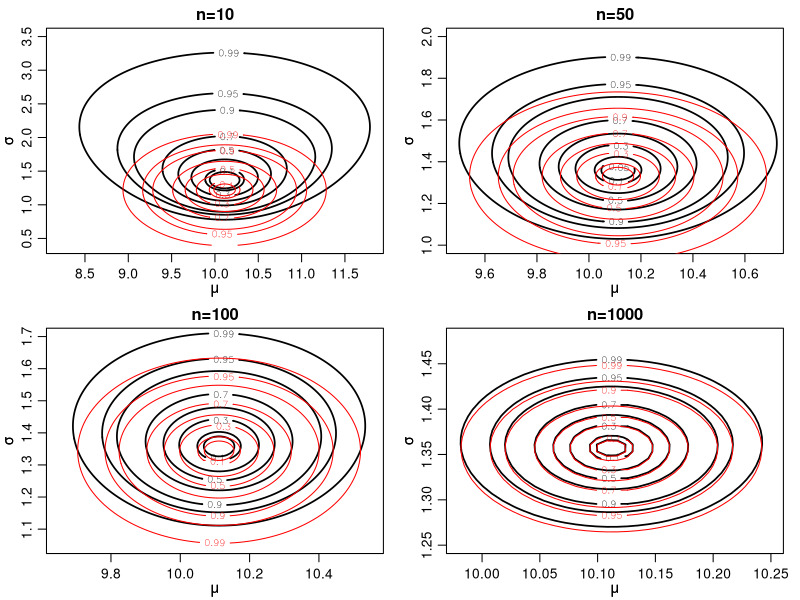
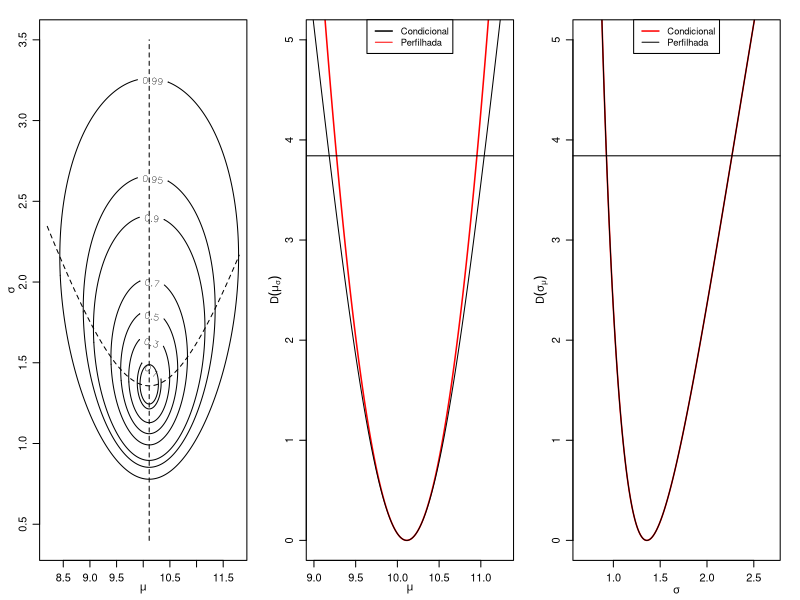
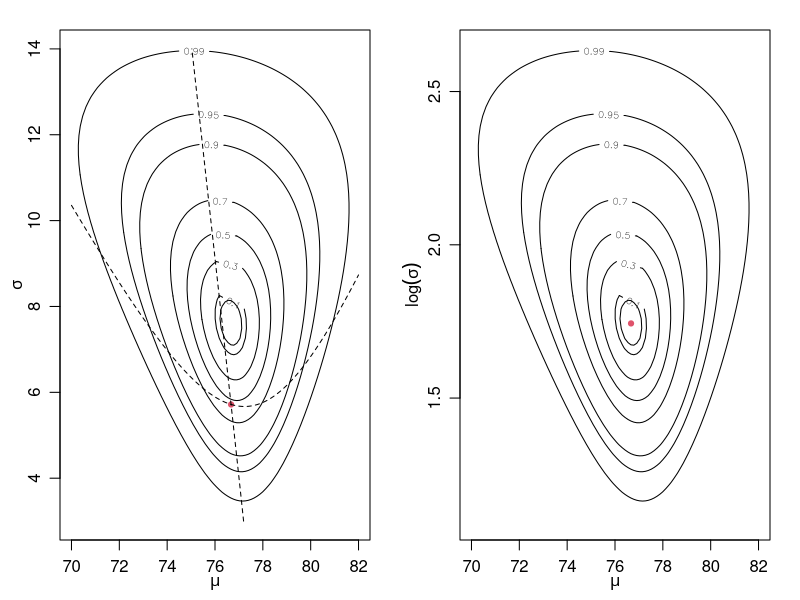
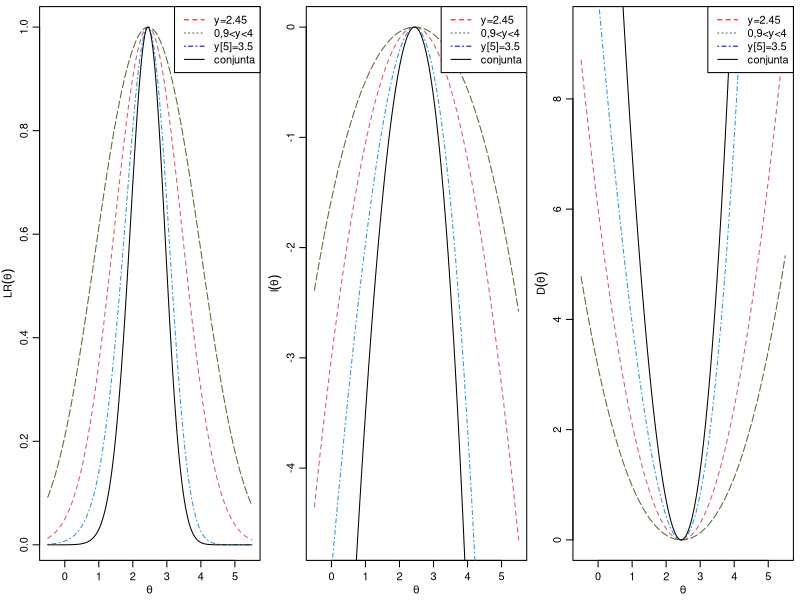

R code for these plots, in order:
## ---- chunk 1
set.seed(123)
y10 <- rnorm(10,10,1.5)
y50 <- rep(y10,5)
y100 <- rep(y10,10)
y1000 <- rep(y10,100)
ll.gauss <- function(theta, y, logsigma=FALSE){
    if(logsigma) theta[2] <- exp(theta[2])
    ll <- sum(dnorm(y,theta[1], theta[2],log=TRUE))
    return(ll)
}

n.m.sd10 <- c(length(y10), mean(y10), sd(y1000))
n.m.sd50 <- c(length(y50), mean(y50), sd(y1000))
n.m.sd100 <- c(length(y100), mean(y100), sd(y1000))
n.m.sd1000 <- c(length(y1000), mean(y1000), sd(y1000))

devi.approx <- function(theta, amostra, logsigma=FALSE){
    if(logsigma) theta[2] <- exp(theta[2])
    n <- amostra[1]
    theta.est <- c(amostra[2],amostra[3]*(n-1)/n)
    Io <- diag(c(n/theta.est[2]^2,2*n/theta.est[2]^2))
    dev.app <- crossprod(theta - theta.est, Io) %*% (theta - theta.est)
    return(dev.app)
}

Nseq <- 401
mu <- seq(8.2,11.8,l= Nseq)
sigma <- seq(0.4,3.5,l= Nseq)
grid.theta <- expand.grid(mu,sigma)

vero10 <- apply(as.matrix(grid.theta),1,ll.gauss,y=y10)
vero50 <- apply(as.matrix(grid.theta),1,ll.gauss,y=y50)
vero100 <- apply(as.matrix(grid.theta),1,ll.gauss,y=y100)
vero1000 <- apply(as.matrix(grid.theta),1,ll.gauss,y=y1000)

de.ap10 <- apply(as.matrix(grid.theta),1,devi.approx,amostra=n.m.sd10)
de.ap50 <- apply(as.matrix(grid.theta),1,devi.approx,amostra=n.m.sd50)
de.ap100 <- apply(as.matrix(grid.theta),1,devi.approx,amostra=n.m.sd100)
de.ap1000 <- apply(as.matrix(grid.theta),1,devi.approx,amostra=n.m.sd1000)

devi10 <- 2*(ll.gauss(theta=c(mean(y10),sd(y10)*0.9),y=y10) - vero10)
devi50 <- 2*(ll.gauss(theta=c(mean(y50),sd(y50)*0.98),y=y50) - vero50)
devi100 <- 2*(ll.gauss(theta=c(mean(y100),sd(y100)*0.99),y=y100) - vero100)
devi1000 <- 2*(ll.gauss(theta=c(mean(y1000),sd(y1000)*0.999),y=y1000) - vero1000)
## ---- chunk 2
par(mfrow=c(2,2),mar=c(2.8, 2.8, 1.7, 1),mgp = c(1.8, 0.7, 0))
LEVELS <- c(0.99,0.95,0.9,0.7,0.5,0.3,0.1,0.05)
contour(mu,sigma,matrix(devi10,Nseq,Nseq),
        levels=qchisq(LEVELS,df=2),
        labels=LEVELS,
        xlab=expression(mu),ylab=expression(sigma),
        main="n=10", lwd=1.7)
par(new=TRUE)
contour(mu,sigma,matrix(de.ap10,Nseq,Nseq),
        levels=qchisq(LEVELS,df=2),
        labels=LEVELS,
        xlab=expression(mu),ylab=expression(sigma),axes=FALSE,
        lty=1,col="red",lwd=1)
#
contour(mu,sigma,matrix(devi50,Nseq,Nseq),
        levels=qchisq(LEVELS,df=2),
        labels=LEVELS,xlab=expression(mu),ylab=expression(sigma),
        main="n=50",ylim=c(1,2),xlim=c(9.5,10.7), lwd=1.7)
par(new=TRUE)
contour(mu,sigma,matrix(de.ap50,Nseq,Nseq),
        levels=qchisq(LEVELS,df=2),
        labels=LEVELS,
        xlab=expression(mu),ylab=expression(sigma),axes=FALSE,
        lty=1,col="red",lwd=1,ylim=c(1,2),xlim=c(9.5,10.7))
#
contour(mu,sigma,matrix(devi100,Nseq,Nseq),
        levels=qchisq(LEVELS,df=2),
        labels=LEVELS,xlab=expression(mu),ylab=expression(sigma),
        main="n=100",ylim=c(1.05,1.7),xlim=c(9.65,10.55), lwd=1.7)
par(new=TRUE)
contour(mu,sigma,matrix(de.ap100,Nseq,Nseq),
        levels=qchisq(LEVELS,df=2),
        labels=LEVELS,xlab=expression(mu),ylab=expression(sigma),axes=FALSE,
        lty=1,col="red",lwd=1,ylim=c(1.05,1.7),xlim=c(9.65,10.55))
#
contour(mu,sigma,matrix(devi1000,Nseq,Nseq),levels=qchisq(LEVELS,df=2),
        labels=LEVELS,xlab=expression(mu),ylab=expression(sigma),
        main="n=1000",xlim=c(9.98,10.25),ylim=c(1.25,1.48), lwd=1.7)
par(new=TRUE)
contour(mu,sigma,matrix(de.ap1000,Nseq,Nseq),levels=qchisq(LEVELS,df=2),
        labels=LEVELS,xlab=expression(mu),ylab=expression(sigma),axes=FALSE,
        lty=1,col="red",lwd=1,xlim=c(9.98,10.25),ylim=c(1.25,1.48))
##legend("topleft",legend=c("Exata","Aproximada"),col=c("black","red"),lwd=1:2,lty=1:2)
## ---- chunk 3
## Perfil para mu
pl.mu <- function(sigma, mu, dados){
    pll <- sum(dnorm(dados, mean=mu, sd=sigma, log=TRUE))
    return(pll)}
## Perfil para sigma
pl.sigma <- function(mu, sigma, dados){
    pll <- sum(dnorm(dados, mean=mu, sd=sigma, log=TRUE))
    return(pll)}
## ---- chunk 4
set.seed(123)
y10 <- rnorm(10,10,1.5)
grid.mu <- seq(9, 11.3, length=200)
grid.sigma <- seq(0.65, 2.7, length=200)
## Condicional para mu:
mu.cond <- sapply(grid.mu, pl.sigma, sigma=sqrt(var(y10)*9/10), dados=y10)
## Condicional para sigma:
sigma.cond <- sapply(grid.sigma, pl.mu, mu=mean(y10), dados=y10)
## ---- chunk 5
mu.perf <- matrix(0, nrow=length(mu), ncol=2)
for(i in 1:length(mu)){
mu.perf[i,] <- unlist(optimize(pl.mu,c(0,200), 
	             mu=mu[i],dados=y10,maximum=TRUE))}

sigma.perf <- matrix(0, nrow=length(sigma), ncol=2)
for(i in 1:length(sigma)){
sigma.perf[i,] <- unlist(optimize(pl.sigma,c(0,1000), 
                sigma=sigma[i],dados=y10,maximum=TRUE))}
## ---- chunk 6
par(mfrow=c(1,3), mar=c(3,3,1.5,1.5), mgp=c(1.7,0.8, 0))
#
LEVELS <- c(0.99,0.95,0.9,0.7,0.5,0.3,0.1,0.05)
contour(mu,sigma,matrix(devi10,Nseq,Nseq),
        levels=qchisq(LEVELS,df=2),
        labels=LEVELS,
        xlab=expression(mu),ylab=expression(sigma))
lines(mu, mu.perf[,1], lty=2)
lines(sigma.perf[,1], sigma, lty=2)
#
plot(grid.mu,-2*(mu.cond - max(mu.cond)),type="l",ylab=expression(D(mu[sigma])),xlab=expression(mu),ylim=c(0,5), lwd=1.5,col="red")
lines(mu,-2*(mu.perf[,2] - max(mu.perf[,2])),lty=1,lwd=1)
abline(h=qchisq(0.95,df=1))
legend("top", c("Condicional", "Perfilhada"), lwd=c(1.5,1),col=c("black","red"),lty=c(1,1),cex=0.85)

plot(grid.sigma,-2*(sigma.cond - max(sigma.cond)),type="l",ylab=expression(D(sigma[mu])),xlab=expression(sigma),ylim=c(0,5), lwd=1.5,col="red")
lines(sigma,-2*(sigma.perf[,2] - max(sigma.perf[,2])),lty=1,lwd=1)
abline(h=qchisq(0.95,df=1))
legend("top", c("Condicional", "Perfilhada"), lwd=c(1.5,1),col=c("red","black"),lty=c(1,1),cex=0.85)
## ---- chunk 7
nllnormI <- function(par, xp, XI, logsigma=FALSE){
    if(logsigma) par[2] <- exp(par[2])
	ll1 <- ifelse(missing(xp), 0, 
	         sum(dnorm(xp, mean=par[1], sd=par[2], log=T)))
    if(missing(XI)) ll2 <- 0
    else{ 
         if(ncol(XI) != 2 || any(XI[,2] <= XI[,1]))
           stop("XI deve ser matrix com 2 colunas com XI[,2] > XI[,2]")
  		 L2 <- pnorm(XI, mean=par[1], sd=par[2])
  		 ll2 <- sum(log(L2[,2] - L2[,1]))
    }
    return(-(ll1 + ll2))
}
## ---- chunk 8
x <- c(72.6, 81.3, 72.4, 86.4, 79.2, 76.7, 81.3)		
t(xI <- cbind(c(85, 80, rep(75, 4), rep(-Inf, 6)),
              c(rep(Inf, 2), rep(80, 4), rep(75, 6))))
(ini <- c(mean(x), sd(x)))
(ests <- optim(ini, nllnormI, xp=x, XI=xI)$par)
## ---- chunk 9
devFun <- function(theta, est, llFUN, ...){
  return(2 * (llFUN(theta, ...) - llFUN(est, ...)))
}
devSurf <- Vectorize(function(x,y, ...) devFun(c(x,y), ...))
## ---- chunk 10
lini <- c(mean(x), log(sd(x)))
lests <- optim(lini, nllnormI, xp=x, XI=xI, log=T)$par
mu <- seq(70,82, l=100)
sigma <- seq(3, 14, l=50)
devMS <- outer(mu, sigma, FUN=devSurf, llFUN=nllnormI, 
               est=ests, xp=x, XI=xI)

LEVELS <- c(0.99,0.95,0.9,0.7,0.5,0.3,0.1,0.05)

lsigma <- seq(log(3), log(14), l=50)
devMS <- outer(mu, lsigma, FUN=devSurf, llFUN=nllnormI, 
               est=lests, xp=x, XI=xI, logsigma=T)

LEVELS <- c(0.99,0.95,0.9,0.7,0.5,0.3,0.1,0.05)

pl.mu <- function(mu, ...){
    sigma.pl <- function(sigma, ...) 
          devFun(c(mu, sigma), ...)
    unlist(optimize(sigma.pl, int=c(0, 20), ...))
}
muPL <- t(sapply(mu, pl.mu, llFUN=nllnormI, est=ests, xp=x, XI=xI))

pl.sigma <- function(sigma, ...){
    mu.pl <- function(mu, ...) 
          devFun(c(mu, sigma), ...)
    unlist(optimize(mu.pl, int=c(60, 90), 
                    llFUN=nllnormI, est=ests, xp=x, XI=xI))
}
sigmaPL <- t(sapply(sigma, pl.sigma, llFUN=nllnormI, est=ests, xp=x, XI=xI))
## ---- chunk 11
par(mfrow=c(1,2))
lini <- c(mean(x), log(sd(x)))
lests <- optim(lini, nllnormI, xp=x, XI=xI, log=T)$par
contour(mu, sigma, devMS, levels=qchisq(LEVELS,df=2),
        labels=LEVELS, xlab=expression(mu),ylab=expression(sigma))
points(t(ests), pch=19, col=2, cex=0.7)
lines(mu, muPL[,1], lty=2)
lines(sigmaPL[,1], sigma, lty=2)
contour(mu, lsigma, devMS, levels=qchisq(LEVELS,df=2),
        labels=LEVELS, xlab=expression(mu),ylab=expression(log(sigma)))
points(t(lests), pch=19, col=2, cex=0.7)
## ---- chunk 12
nllnormI <- function(par, xp, XI, logsigma=FALSE){
    if(logsigma) par[2] <- exp(par[2])
	ll1 <- ifelse(missing(xp), 0, 
	         sum(dnorm(xp, mean=par[1], sd=par[2], log=T)))
    if(missing(XI)) ll2 <- 0
    else{ 
         if(ncol(XI) != 2 || any(XI[,2] <= XI[,1]))
           stop("XI deve ser matrix com 2 colunas com XI[,2] > XI[,2]")
  		 L2 <- pnorm(XI, mean=par[1], sd=par[2])
  		 ll2 <- sum(log(L2[,2] - L2[,1]))
    }
    return(-(ll1 + ll2))
}
## ---- chunk 13
par(mfrow=c(1,3), mar=c(3,3,.5,.5), mgp=c(1.7,.7,0))
theta.vals <- seq(-0.5, 5.5, l=201)
L1 <- function(theta) dnorm(2.45, m=theta, sd=1)
L1.vals <- L1(theta.vals)
plot(theta.vals, L1.vals/max(L1.vals), ty="l", col=2, lty=2, 
     xlab=expression(theta), ylab=expression(LR(theta)))
##
L2 <- function(theta) 
        pnorm(4,mean=theta,sd=1)-pnorm(0.9,mean=theta,sd=1)
L2.vals <- L2(theta.vals)
lines(theta.vals, L2.vals/max(L2.vals), ty="l",  lty=5, 
      col="darkolivegreen")
##
L3 <- function(theta) 
        5*pnorm(3.5,m=theta,s=1)^4 * dnorm(3.5,m=theta,s=1)
L3.vals <- L3(theta.vals)
lines(theta.vals, L3.vals/max(L3.vals), ty="l", lty=4, col=4)

L4 <- function(theta)
  L1(theta) * L2(theta) * L3(theta)
L4.vals <- L4(theta.vals)
lines(theta.vals, L4.vals/max(L4.vals), ty="l")
legend("topright", c("y=2.45", "0,9<y<4", "y[5]=3.5", "conjunta"), 
       lty=c(2,3,4,1), col=c("red","darkolivegreen","blue","black"))

l1 <- function(theta) -0.5 * (log(2*pi) + (2.45 - theta)^2)
## ou ...
l1 <- function(theta) dnorm(2.45, m=theta, sd=1, log=TRUE)
l1.vals <- l1(theta.vals)
plot(theta.vals, l1.vals-max(l1.vals), ty="l", lty=2, col=2,
     xlab=expression(theta), ylab=expression(l(theta)))
##
l2 <- function(theta) log(pnorm(4, mean=theta, sd=1) - pnorm(0.9, mean=theta, sd=1))
l2.vals <- l2(theta.vals)
lines(theta.vals, l2.vals-max(l2.vals), ty="l",  lty=5, 
      col="darkolivegreen")
##
l3 <- function(theta) log(5) + 4*pnorm(3.5, mean=theta, sd=1, log=T) + 
                      dnorm(3.5, mean=theta, sd=1, log=T)
l3.vals <- l3(theta.vals)
lines(theta.vals, l3.vals-max(l3.vals), ty="l", lty=4, col=4)
#
l4 <- function(theta) l1(theta) + l2(theta) + l3(theta)
l4.vals <- l4(theta.vals)
lines(theta.vals, l4.vals- max(l4.vals), ty="l", lty=1, col=1)
#
legend("topright", c("y=2.45", "0,9<y<4", "y[5]=3.5", "conjunta"), 
       lty=c(2,3,4,1), col=c("red","darkolivegreen","blue","black"))

plot(theta.vals, -2*(l1.vals - max(l1.vals)), ty="l", xlab=expression(theta), ylab=expression(D(theta)), col=2, lty=2)
lines(theta.vals, -2*(l2.vals - max(l2.vals)), ty="l",  lty=5, col="darkolivegreen")
lines(theta.vals, -2*(l3.vals - max(l3.vals)), ty="l",  lty=4, col=4)
lines(theta.vals, -2*(l4.vals - max(l4.vals)), ty="l",  lty=1, col=1)
legend("topright", c("y=2.45", "0,9<y<4", "y[5]=3.5", "conjunta"), 
       lty=c(2,3,4,1), col=c("red","darkolivegreen","blue","black"))
## ---- chunk 14
ll.ex3 <- function(theta){
  l1 <- -0.5 * (log(2*pi) + (2.45 - theta)^2)
  l2 <- log(pnorm(4, mean=theta, sd=1) - pnorm(0.9, mean=theta, sd=1))
  l3 <- log(5) + 4*pnorm(3.5, mean=theta, sd=1, log=T) + 
    dnorm(3.5, mean=theta, sd=1, log=T)
  return(l1+l2+l3)
}
optimize(ll.ex3, interval=c(0,5), maximum=TRUE)
